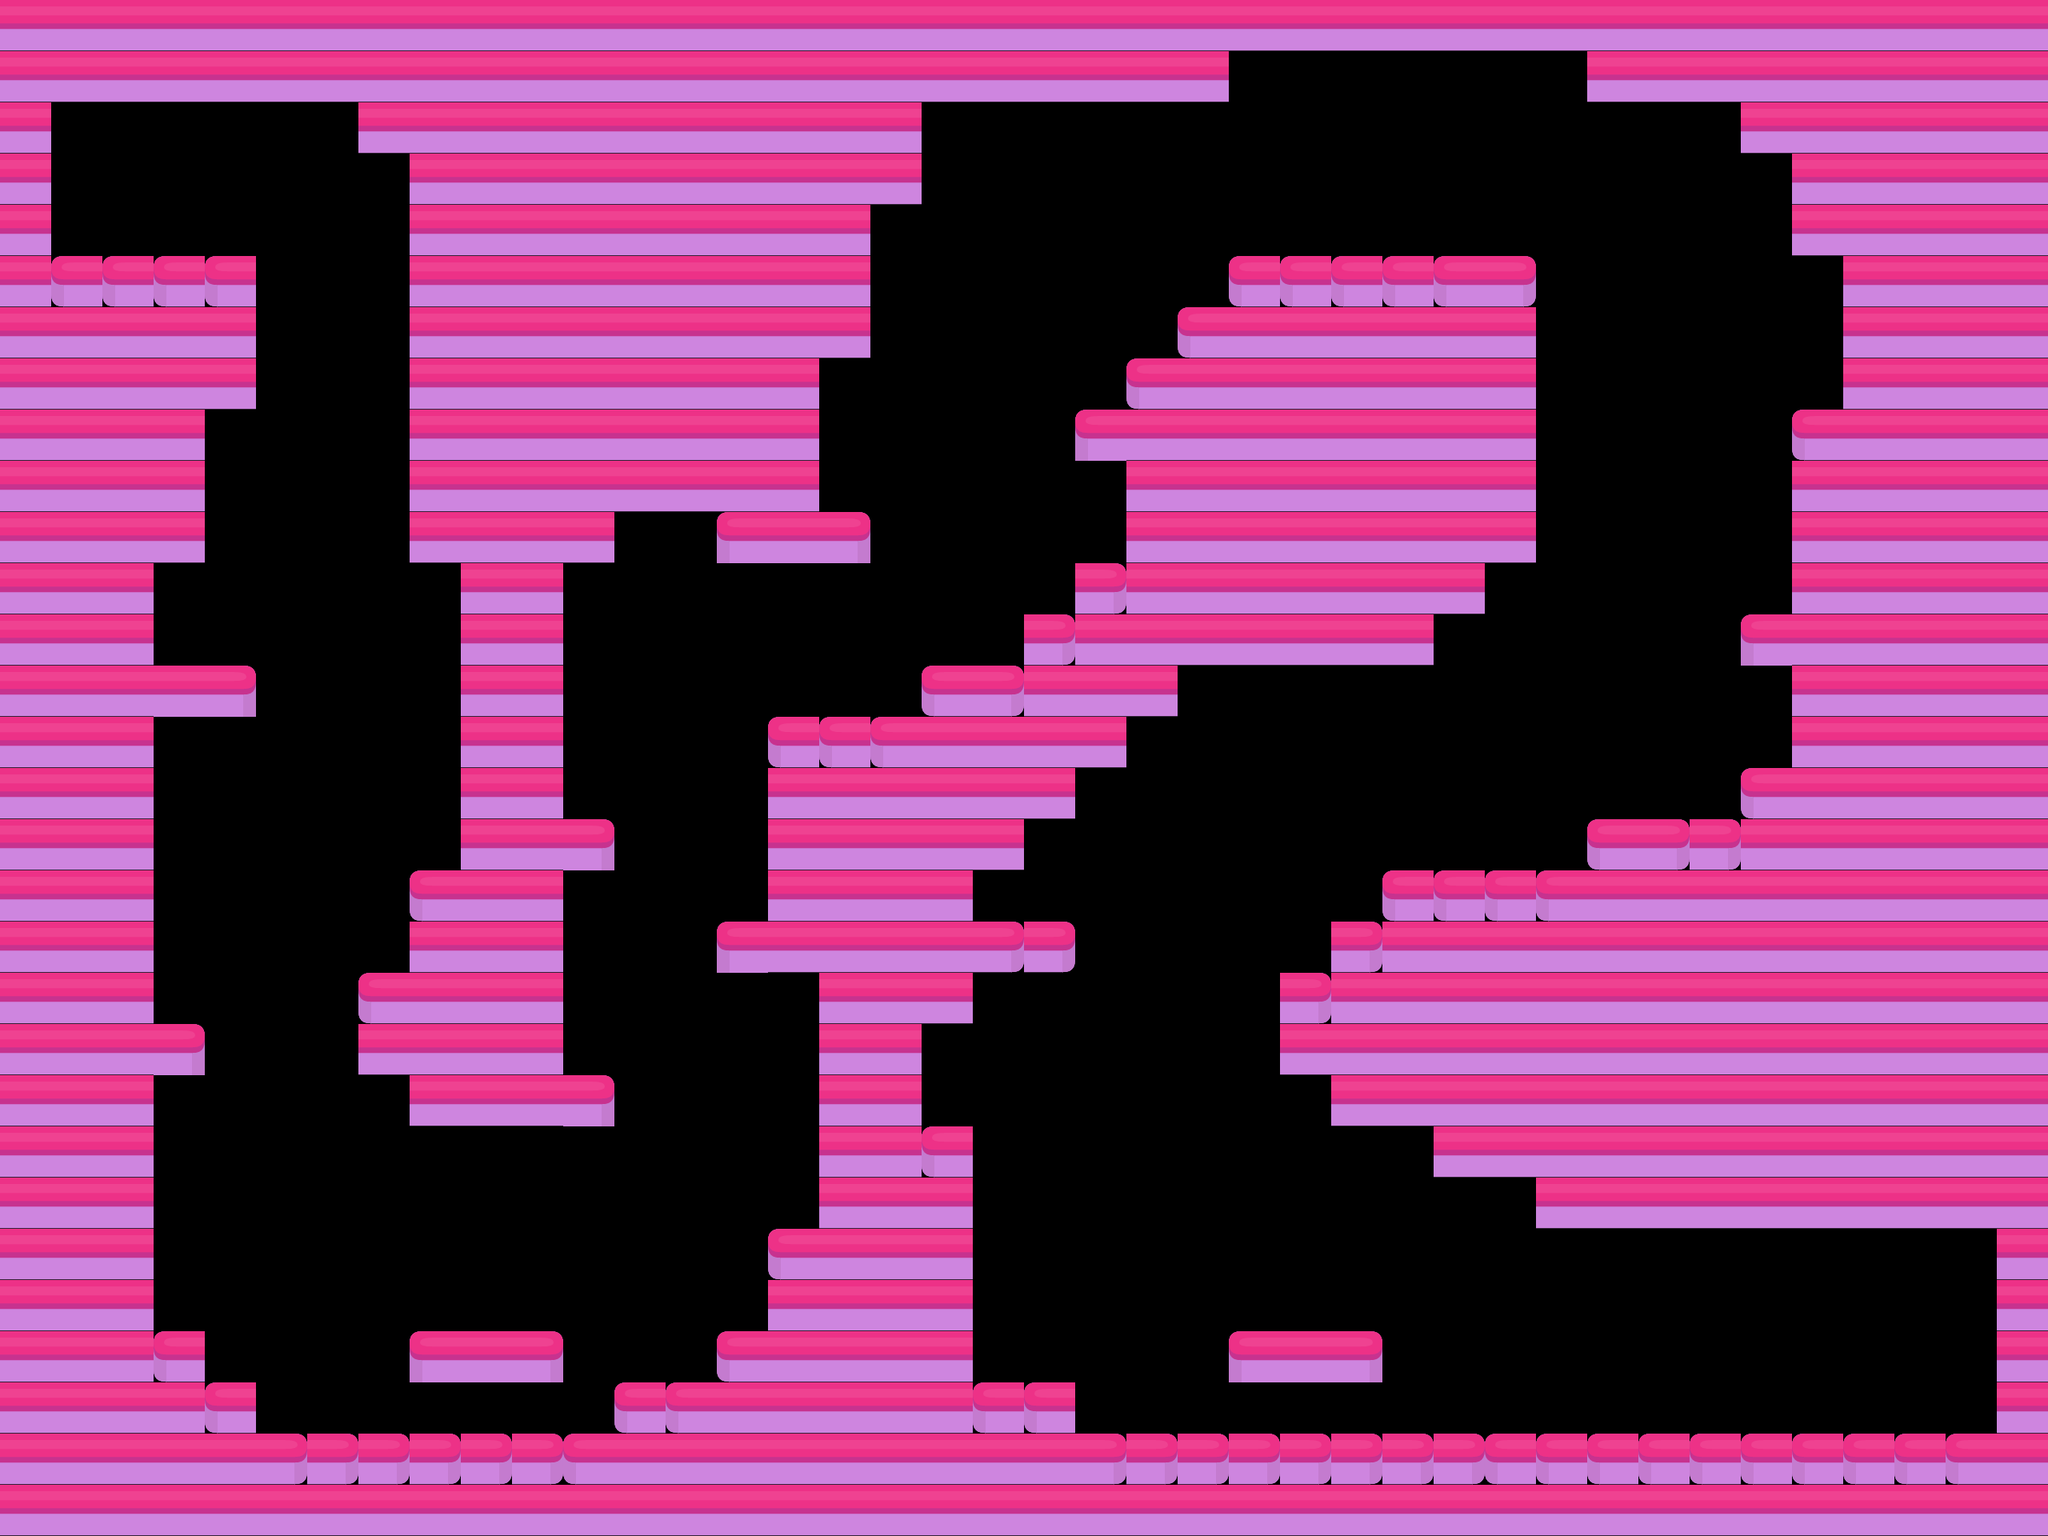

A 2D game scene composited from a Tiled map and its tileset images. What follows is a short description and the map's XML, with every tile layer's data as written:
An orthogonal 40x30 tile map with 64x64 px tiles, 1 tile layer (Tile Layer 1) and 16 objects (7x Enemy, 6x EnemyTrigger, Player, Finish, Trigger).

<map version="1.10" tiledversion="1.10.2" orientation="orthogonal" renderorder="right-down" width="40" height="30" tilewidth="64" tileheight="64" infinite="0" nextlayerid="5" nextobjectid="35">
 <tileset firstgid="1" source="Tileset.tsx" />
 <layer id="1" name="Tile Layer 1" width="40" height="30">
  <data encoding="csv">
2,2,2,2,2,2,2,2,2,2,2,2,2,2,2,2,2,2,2,2,2,2,2,2,2,2,2,2,2,2,2,2,2,2,2,2,2,2,2,2,
2,2,2,2,2,2,2,2,2,2,2,2,2,2,2,2,2,2,2,2,2,2,2,2,0,0,0,0,0,0,0,2,2,2,2,2,2,2,2,2,
2,0,0,0,0,0,0,2,2,2,2,2,2,2,2,2,2,2,0,0,0,0,0,0,0,0,0,0,0,0,0,0,0,0,2,2,2,2,2,2,
2,0,0,0,0,0,0,0,2,2,2,2,2,2,2,2,2,2,0,0,0,0,0,0,0,0,0,0,0,0,0,0,0,0,0,2,2,2,2,2,
2,0,0,0,0,0,0,0,2,2,2,2,2,2,2,2,2,0,0,0,0,0,0,0,0,0,0,0,0,0,0,0,0,0,0,2,2,2,2,2,
2,1,1,1,1,0,0,0,2,2,2,2,2,2,2,2,2,0,0,0,0,0,0,0,1,1,1,1,1,3,0,0,0,0,0,0,2,2,2,2,
2,2,2,2,2,0,0,0,2,2,2,2,2,2,2,2,2,0,0,0,0,0,0,1,2,2,2,2,2,2,0,0,0,0,0,0,2,2,2,2,
2,2,2,2,2,0,0,0,2,2,2,2,2,2,2,2,0,0,0,0,0,0,1,2,2,2,2,2,2,2,0,0,0,0,0,0,2,2,2,2,
2,2,2,2,0,0,0,0,2,2,2,2,2,2,2,2,0,0,0,0,0,4,2,2,2,2,2,2,2,2,0,0,0,0,0,1,2,2,2,2,
2,2,2,2,0,0,0,0,2,2,2,2,2,2,2,2,0,0,0,0,0,0,2,2,2,2,2,2,2,2,0,0,0,0,0,2,2,2,2,2,
2,2,2,2,0,0,0,0,2,2,2,2,0,0,4,5,6,0,0,0,0,0,2,2,2,2,2,2,2,2,0,0,0,0,0,2,2,2,2,2,
2,2,2,0,0,0,0,0,0,2,2,0,0,0,0,0,0,0,0,0,0,3,2,2,2,2,2,2,2,0,0,0,0,0,0,2,2,2,2,2,
2,2,2,0,0,0,0,0,0,2,2,0,0,0,0,0,0,0,0,0,3,2,2,2,2,2,2,2,0,0,0,0,0,0,4,2,2,2,2,2,
2,2,2,5,6,0,0,0,0,2,2,0,0,0,0,0,0,0,1,3,2,2,2,0,0,0,0,0,0,0,0,0,0,0,0,2,2,2,2,2,
2,2,2,0,0,0,0,0,0,2,2,0,0,0,0,1,1,1,2,2,2,2,0,0,0,0,0,0,0,0,0,0,0,0,0,2,2,2,2,2,
2,2,2,0,0,0,0,0,0,2,2,0,0,0,0,2,2,2,2,2,2,0,0,0,0,0,0,0,0,0,0,0,0,0,1,2,2,2,2,2,
2,2,2,0,0,0,0,0,0,2,2,6,0,0,0,2,2,2,2,2,0,0,0,0,0,0,0,0,0,0,0,1,3,3,2,2,2,2,2,2,
2,2,2,0,0,0,0,0,1,2,2,0,0,0,0,2,2,2,2,0,0,0,0,0,0,0,0,1,1,1,1,2,2,2,2,2,2,2,2,2,
2,2,2,0,0,0,0,0,2,2,2,0,0,0,4,2,2,2,2,3,3,0,0,0,0,0,3,2,2,2,2,2,2,2,2,2,2,2,2,2,
2,2,2,0,0,0,0,1,2,2,2,0,0,0,0,0,2,2,2,0,0,0,0,0,0,3,2,2,2,2,2,2,2,2,2,2,2,2,2,2,
2,2,2,6,0,0,0,2,2,2,2,0,0,0,0,0,2,2,0,0,0,0,0,0,0,2,2,2,2,2,2,2,2,2,2,2,2,2,2,2,
2,2,2,0,0,0,0,0,2,2,2,6,0,0,0,0,2,2,0,0,0,0,0,0,0,0,2,2,2,2,2,2,2,2,2,2,2,2,2,2,
2,2,2,0,0,0,0,0,0,0,0,0,0,0,0,0,2,2,1,0,0,0,0,0,0,0,0,0,2,2,2,2,2,2,2,2,2,2,2,2,
2,2,2,0,0,0,0,0,0,0,0,0,0,0,0,0,2,2,2,0,0,0,0,0,0,0,0,0,0,0,2,2,2,2,2,2,2,2,2,2,
2,2,2,0,0,0,0,0,0,0,0,0,0,0,0,1,2,2,2,0,0,0,0,0,0,0,0,0,0,0,0,0,0,0,0,0,0,0,0,2,
2,2,2,0,0,0,0,0,0,0,0,0,0,0,0,2,2,2,2,0,0,0,0,0,0,0,0,0,0,0,0,0,0,0,0,0,0,0,0,2,
2,2,2,1,0,0,0,0,4,5,6,0,0,0,1,2,2,2,2,0,0,0,0,0,4,5,6,0,0,0,0,0,0,0,0,0,0,0,0,2,
2,2,2,2,1,0,0,0,0,0,0,0,1,1,2,2,2,2,2,1,1,0,0,0,0,0,0,0,0,0,0,0,0,0,0,0,0,0,0,2,
2,2,2,2,2,3,3,3,3,3,3,1,2,2,2,2,2,2,2,2,2,3,3,3,3,3,3,3,3,1,1,1,1,1,1,1,1,1,1,2,
2,2,2,2,2,2,2,2,2,2,2,2,2,2,2,2,2,2,2,2,2,2,2,2,2,2,2,2,2,2,2,2,2,2,2,2,2,2,2,2
</data>
 </layer>
 <objectgroup id="2" name="Object">
  <object id="4" name="Player" x="164.657" y="231.116" width="94" height="34" />
  <object id="14" name="EnemyTrigger" x="1179.97" y="1356.58" width="28.169" height="30.9859" />
  <object id="17" name="Enemy" x="251.836" y="780.646" width="29.5775" height="33.8028" />
  <object id="31" name="Enemy" x="235.719" y="1219.02" width="29.5775" height="33.8028" />
  <object id="32" name="Enemy" x="628.97" y="1612.28" width="29.5775" height="33.8028" />
  <object id="18" name="Enemy" x="379.896" y="1667.94" width="29.5775" height="33.8028" />
  <object id="19" name="Enemy" x="1324.34" y="454.75" width="29.5775" height="33.8028" />
  <object id="22" name="Enemy" x="747.362" y="973.713" width="29.5775" height="33.8028" />
  <object id="25" name="Enemy" x="953.657" y="1483.01" width="29.5775" height="33.8028" />
  <object id="26" name="EnemyTrigger" x="1624.12" y="1615.17" width="29.5775" height="33.8028" />
  <object id="27" name="EnemyTrigger" x="2030.27" y="1718.31" width="29.5775" height="33.8028" />
  <object id="28" name="EnemyTrigger" x="1836.86" y="1031.73" width="29.5775" height="33.8028" />
  <object id="30" name="EnemyTrigger" x="2233.34" y="445.08" width="29.5775" height="33.8028" />
  <object id="33" name="EnemyTrigger" x="2175.32" y="696.503" width="29.5775" height="33.8028" />
  <object id="21" name="Finish" x="2327.24" y="1660.02" width="30.9859" height="32.3944" />
  <object id="34" name="Trigger" x="1754.84" y="54.0128" width="29.5775" height="298.119" />
 </objectgroup>
</map>